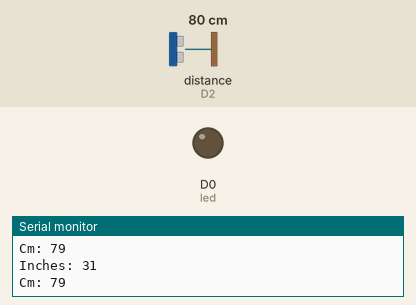
Recording of a sketch running on a simulated ESP8266 (NodeMCU). Parts: output pins drawn as LEDs (lit = HIGH), the last lines printed to the serial monitor. Wiring (inferred from the names in the program): ultrasonic range finder: trigger D1; echo D2. The inputs (shaded band) are chosen by the test bench; at power-on: distance to the obstacle (sensor on D2) 80 cm. The echo pulse lasts 58.3 µs per cm; pins used as bus, display or sensor lines are not drawn.

Above: at 1.3 s.
1.4 s: distance to the obstacle (sensor on D2) set to 128 cm
2.9 s: distance to the obstacle (sensor on D2) set to 134 cm
At 3.6 s:
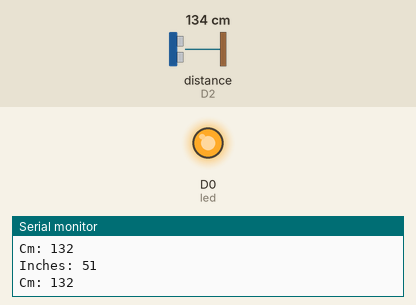
4.5 s: distance to the obstacle (sensor on D2) set to 2 cm
At 5.3 s:
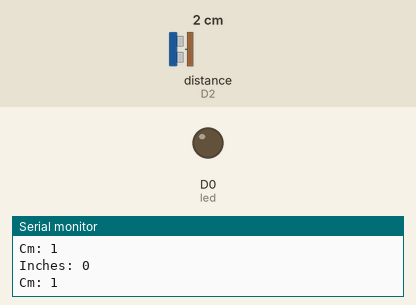
6.0 s: distance to the obstacle (sensor on D2) set to 250 cm
At 7.1 s:
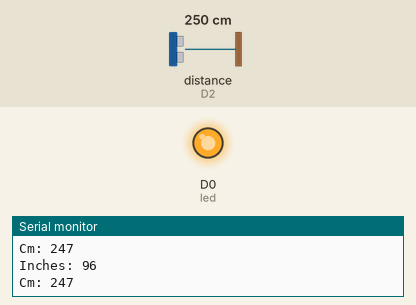
Timing chart, 0 to 8.5 s (numbered marks = the images above; inputs shaded):
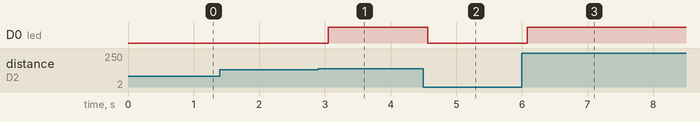

The sketch:

ultrasonic_sensor_distance_measure.ino
```cpp
int trigger = D1;
int echo = D2;
int led = D0;


long duration = 0;
int cm = 0;
int inch = 0;


void setup() {
  // put your setup code here, to run once:
  Serial.begin(9600);
  pinMode(trigger, OUTPUT);
  pinMode(echo, INPUT);
  pinMode(led, OUTPUT);
}

void loop() {
  // put your main code here, to run repeatedly:
  digitalWrite(trigger, LOW);
  digitalWrite(trigger, HIGH);
  digitalWrite(trigger, LOW);

  duration = pulseIn(echo, HIGH);
  cm = duration*0.034/2;
  inch = duration*0.0133/2;

  if (inch >50){
    digitalWrite(led, HIGH);
  } else {
    digitalWrite(led, LOW);
  }

  if (inch < 100 ) {
    Serial.print("Inches: ");
    Serial.println(inch);
    Serial.print("Cm: ");
    Serial.println(cm);
  }
delay(500);
}
```

Measured:
- the behaviour switches between 131 and 132 cm on distance to the obstacle (sensor on D2) (found by bisection; images 0 and 1)
- after the input at 2.9 s, D0 (led): LOW → HIGH after 0.15 s
- after the input at 4.5 s, D0 (led): HIGH → LOW after 0.07 s
- after the input at 6.0 s, D0 (led): LOW → HIGH after 0.08 s
